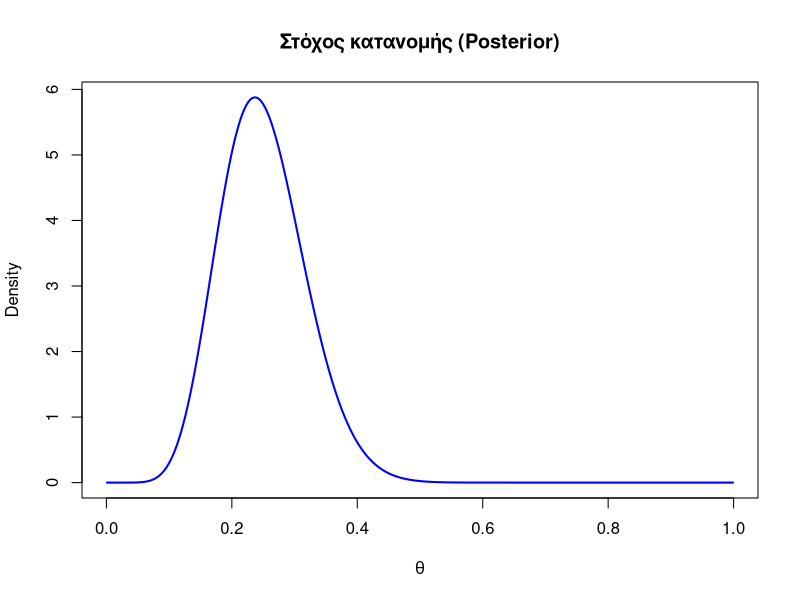

This figure's R source:
## ---- chunk 1
#| label: setup

options(timeout = 600)

pkgs <- c("ggplot2", "dplyr", "tibble")

to_install <- setdiff(pkgs, rownames(installed.packages()))
if (length(to_install) > 0) {
  install.packages(to_install, repos = "https://cloud.r-project.org")
}

suppressPackageStartupMessages({
  lapply(pkgs, library, character.only = TRUE)
})

theme_set(theme_minimal(base_size = 14))
## ---- chunk 2
#| label: target-distribution

theta_grid <- seq(0.001, 0.999, length.out = 2000)

plot(theta_grid,
     dbeta(theta_grid, 10, 30),
     type = "l",
     lwd = 2,
     col = "blue",
     xlab = expression(theta),
     ylab = "Density",
     main = "Στόχος κατανομής (Posterior)")

## ---- chunk 3
#| label: metropolis-algorithm

metropolis <- function(n_iter = 20000,
                       start = 0.3,
                       proposal_sd = 0.05) {

  theta <- numeric(n_iter)
  theta[1] <- start

  accepted <- 0

  for(i in 2:n_iter){

    proposal <- rnorm(1, theta[i-1], proposal_sd)

    if(proposal > 0 && proposal < 1){

      ratio <- dbeta(proposal, 10, 30) /
               dbeta(theta[i-1], 10, 30)

      alpha <- min(1, ratio)

      if(runif(1) < alpha){

        theta[i] <- proposal
        accepted <- accepted + 1

      } else {

        theta[i] <- theta[i-1]

      }

    } else {

      theta[i] <- theta[i-1]

    }

  }

  list(
    samples = theta,
    acc_rate = accepted / n_iter
  )

}
## ---- chunk 4
metropolis(n_iter=100000)
